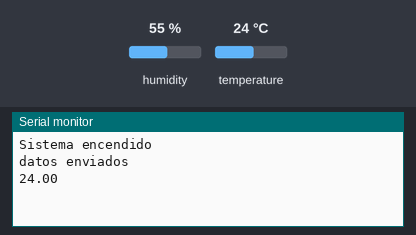
This sketch was run on a simulated Arduino Nano, built with avr-gcc and run on an emulated ATmega328P. Parts: the last lines printed to the serial monitor. The inputs (shaded band) are chosen by the test bench; at power-on: temperature 24 °C, humidity 55 %. No radio packets arrive unless stated.

Above: at 2.2 s.
2.3 s: temperature set to 12 °C
At 3.7 s:
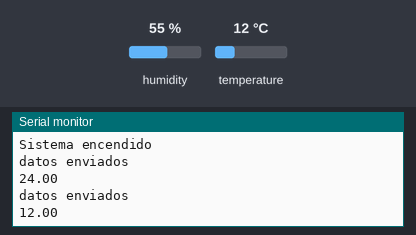
5.0 s: temperature set to 19 °C
At 5.5 s:
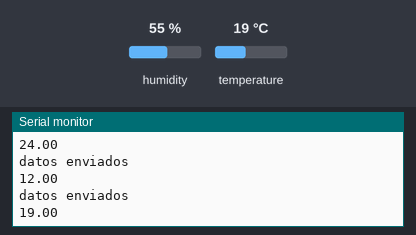
Timing chart, 0 to 8.0 s (numbered marks = the images above; inputs shaded):
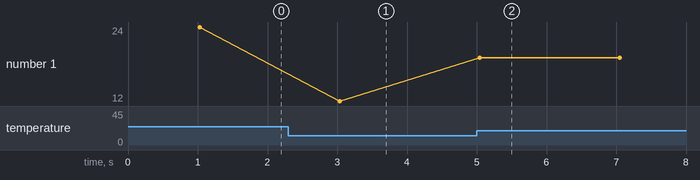

The sketch:

emisor_nrf24.ino
```cpp
/*
EMISOR

Envia los mensajes "Apagar" y "Encender" en intervalos de un segundo

Escrito por Nano en beneficio de los seres humanos
www.robologs.net
*/

//#include <VirtualWire.h>
#include <LowPower.h>
#include "DHT.h"          // DHT & AM2302 library
#include <nRF24L01.h>
#include <RF24.h>
#include <RF24_config.h>
//#include <SPI.h>

// Data pin connected to AM2302
#define DHTPIN 2
#define TEMPMAX 20
#define DHTTYPE DHT22       // DHT 22  (AM2302)

DHT dht(DHTPIN, DHTTYPE);

RF24 radio(9,10);//RF24 (uint8_t _cepin, uint8_t _cspin)
const uint64_t pipe = 0xE8E8F0F0E1LL;

//vector con los datos a enviar
//float datos[3];
float datos;

void setup()
{
  //Iniciamos el Serial
  Serial.begin(9600);
  Serial.write("Sistema encendido\n");
  //vw_setup(2000);
  dht.begin();
//Iniciamos la comunicacion por radio
  radio.begin();
   radio.setChannel(108);  // Above most Wifi Channels
  // Set the PA Level low to prevent power supply related issues since this is a
  // getting_started sketch, and the likelihood of close proximity of the devices. RF24_PA_MAX is default.
  radio.setPALevel(RF24_PA_MIN);
  //  radio.setPALevel(RF24_PA_MAX);  // Uncomment for more power
  radio.openWritingPipe(pipe);
  delay(1000);
   radio.printDetails();

}
void loop()
{
  float temp = dht.readTemperature();
  char msg[24];
  if (isnan(temp) ) {
    Serial.write("Failed to read from DHT");
  }
  else{
   // Serial.write("Temperatura:");
   // Serial.println(temp,DEC);
   /* int temp1 = (int)temp;
    int temp2 = (int)((temp - temp1) * 100.0); // For two decimal points
    sprintf(msg, "%i.%i", temp1,temp2);
    send(msg);*/
    //datos[0]=temp;
    //datos[1]=temp;
   // datos[2]=temp;
   datos=temp;
    if(radio.write(&datos, sizeof(datos)))
    {
      Serial.println("datos enviados");
      //Serial.println(datos[0]);
      Serial.println(datos);
    }
    else
     {
      Serial.println("datos NO enviados");
    }

  }


  // Wait 3 seconds
  delay(2000);
 //LowPower.powerDown(SLEEP_4S, ADC_OFF,BOD_OFF);
}

//Funcion para enviar el mensaje
/*void send (char *message)
{
  vw_send((uint8_t *)message, strlen(message)); //Envia el mensaje
  vw_wait_tx(); //Espera hasta que se haya acabado de transmitir todo

  Serial.println(message); //Muestra el mensaje por Serial
}*/
```

Measured:
- after the input at 2.3 s, the serial monitor: prints a new line after 0.74 s (image 1)
- after the input at 5.0 s, the serial monitor: prints a new line at once (image 2)
- plotted number 1: 24 → 12 after the input at 2.3 s, 12 → 19 after the input at 5.0 s
